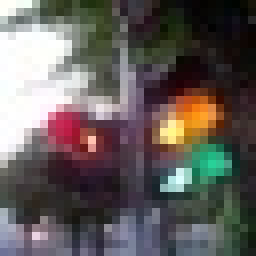
#> input picture data/train/traffic_light/4WDW1AHYGRFW.jpg, 32 x 32 px, found by its file name (shown 8 times larger); its folder holds only this picture in this run
$ python unsupervised_learning_example.py
#> lines starting #> are read from the running program, lines starting #| are printed output that depends on the picture
# -*- coding: utf-8 -*-
"""Unsupervised_Learning_Example.ipynb

Automatically generated by Colab.

Original file is located at
    https://colab.research.google.com/drive/1J__5xgHSKzSs2_ZICr7q8NN4VEApCaEN
"""

import os
import numpy as np
import matplotlib.pyplot as plt
from sklearn.cluster import KMeans
from sklearn.decomposition import PCA
from sklearn.preprocessing import StandardScaler
from PIL import Image

# Load and preprocess images
def load_images_from_folder(folder_path, img_size=(64, 64)):
#> called with img_size = (64, 64)
    images = []
    labels = []
    label_map = {'city_car': 0, 'sign_board': 1, 'traffic_light': 2}

    for label_name in os.listdir(folder_path):
        class_path = os.path.join(folder_path, label_name)
        if not os.path.isdir(class_path):
            continue
        for filename in os.listdir(class_path):
            img_path = os.path.join(class_path, filename)
            try:
                img = Image.open(img_path).convert("RGB").resize(img_size)
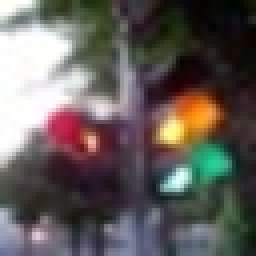
#> img: PIL image 64x64 RGB (shown 4 times larger); mean R, G, B 99.4, 93.1, 90.5
                img_array = np.array(img).flatten()
#> img_array = 12288 values, max 255 at index 0, min 0 at index 171, mean 94.34
                images.append(img_array)
                labels.append(label_map[label_name])
            except Exception as e:
                print(f"Error loading {img_path}: {e}")

    return np.array(images), np.array(labels)

# Dataset path
image_dir = "dataset_traffic_light/traffic_light/data/train"

# Load and scale image data
X, y = load_images_from_folder(image_dir)
#> y = [2]
scaler = StandardScaler()
X_scaled = scaler.fit_transform(X)

# Apply PCA for visualization
pca = PCA(n_components=2)
#> (the run stopped early here; a loop or call above may not have finished)
